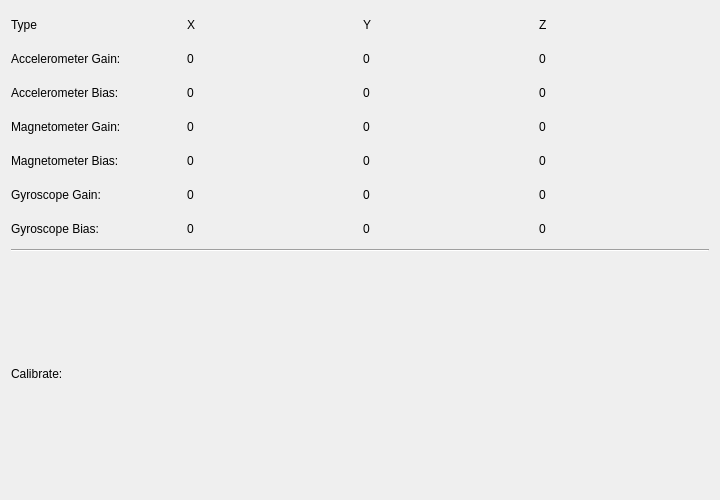
<?xml version="1.0" encoding="UTF-8"?>
<ui version="4.0">
 <class>widget_calibrate</class>
 <widget class="QWidget" name="widget_calibrate">
  <property name="windowModality">
   <enum>Qt::NonModal</enum>
  </property>
  <property name="geometry">
   <rect>
    <x>0</x>
    <y>0</y>
    <width>720</width>
    <height>500</height>
   </rect>
  </property>
  <property name="windowTitle">
   <string>Advanced Functions</string>
  </property>
  <layout class="QVBoxLayout" name="verticalLayout_2">
   <item>
    <layout class="QVBoxLayout" name="vlayout">
     <item>
      <layout class="QGridLayout" name="gridLayout">
       <item row="1" column="0">
        <widget class="QLabel" name="label">
         <property name="text">
          <string>Accelerometer Gain:</string>
         </property>
        </widget>
       </item>
       <item row="2" column="0">
        <widget class="QLabel" name="label_2">
         <property name="text">
          <string>Accelerometer Bias:</string>
         </property>
        </widget>
       </item>
       <item row="3" column="0">
        <widget class="QLabel" name="label_3">
         <property name="text">
          <string>Magnetometer Gain:    </string>
         </property>
        </widget>
       </item>
       <item row="4" column="0">
        <widget class="QLabel" name="label_4">
         <property name="text">
          <string>Magnetometer Bias:</string>
         </property>
        </widget>
       </item>
       <item row="5" column="0">
        <widget class="QLabel" name="label_5">
         <property name="text">
          <string>Gyroscope Gain:</string>
         </property>
        </widget>
       </item>
       <item row="6" column="0">
        <widget class="QLabel" name="label_6">
         <property name="text">
          <string>Gyroscope Bias:</string>
         </property>
        </widget>
       </item>
       <item row="1" column="1">
        <widget class="QLabel" name="label_acc_gain_x">
         <property name="text">
          <string>0</string>
         </property>
        </widget>
       </item>
       <item row="1" column="2">
        <widget class="QLabel" name="label_acc_gain_y">
         <property name="text">
          <string>0</string>
         </property>
        </widget>
       </item>
       <item row="1" column="3">
        <widget class="QLabel" name="label_acc_gain_z">
         <property name="text">
          <string>0</string>
         </property>
        </widget>
       </item>
       <item row="2" column="1">
        <widget class="QLabel" name="label_acc_bias_x">
         <property name="text">
          <string>0</string>
         </property>
        </widget>
       </item>
       <item row="2" column="2">
        <widget class="QLabel" name="label_acc_bias_y">
         <property name="text">
          <string>0</string>
         </property>
        </widget>
       </item>
       <item row="2" column="3">
        <widget class="QLabel" name="label_acc_bias_z">
         <property name="text">
          <string>0</string>
         </property>
        </widget>
       </item>
       <item row="3" column="1">
        <widget class="QLabel" name="label_mag_gain_x">
         <property name="text">
          <string>0</string>
         </property>
        </widget>
       </item>
       <item row="3" column="2">
        <widget class="QLabel" name="label_mag_gain_y">
         <property name="text">
          <string>0</string>
         </property>
        </widget>
       </item>
       <item row="3" column="3">
        <widget class="QLabel" name="label_mag_gain_z">
         <property name="text">
          <string>0</string>
         </property>
        </widget>
       </item>
       <item row="4" column="1">
        <widget class="QLabel" name="label_mag_bias_x">
         <property name="text">
          <string>0</string>
         </property>
        </widget>
       </item>
       <item row="4" column="2">
        <widget class="QLabel" name="label_mag_bias_y">
         <property name="text">
          <string>0</string>
         </property>
        </widget>
       </item>
       <item row="4" column="3">
        <widget class="QLabel" name="label_mag_bias_z">
         <property name="text">
          <string>0</string>
         </property>
        </widget>
       </item>
       <item row="5" column="1">
        <widget class="QLabel" name="label_gyr_gain_x">
         <property name="text">
          <string>0</string>
         </property>
        </widget>
       </item>
       <item row="5" column="2">
        <widget class="QLabel" name="label_gyr_gain_y">
         <property name="text">
          <string>0</string>
         </property>
        </widget>
       </item>
       <item row="5" column="3">
        <widget class="QLabel" name="label_gyr_gain_z">
         <property name="text">
          <string>0</string>
         </property>
        </widget>
       </item>
       <item row="6" column="1">
        <widget class="QLabel" name="label_gyr_bias_x">
         <property name="text">
          <string>0</string>
         </property>
        </widget>
       </item>
       <item row="6" column="2">
        <widget class="QLabel" name="label_gyr_bias_y">
         <property name="text">
          <string>0</string>
         </property>
        </widget>
       </item>
       <item row="6" column="3">
        <widget class="QLabel" name="label_gyr_bias_z">
         <property name="text">
          <string>0</string>
         </property>
        </widget>
       </item>
       <item row="0" column="0">
        <widget class="QLabel" name="label_7">
         <property name="text">
          <string>Type</string>
         </property>
        </widget>
       </item>
       <item row="0" column="1">
        <widget class="QLabel" name="label_8">
         <property name="text">
          <string>X</string>
         </property>
        </widget>
       </item>
       <item row="0" column="2">
        <widget class="QLabel" name="label_9">
         <property name="text">
          <string>Y</string>
         </property>
        </widget>
       </item>
       <item row="0" column="3">
        <widget class="QLabel" name="label_25">
         <property name="text">
          <string>Z</string>
         </property>
        </widget>
       </item>
      </layout>
     </item>
     <item>
      <widget class="Line" name="line">
       <property name="orientation">
        <enum>Qt::Horizontal</enum>
       </property>
      </widget>
     </item>
     <item>
      <widget class="QLabel" name="label_10">
       <property name="text">
        <string>Calibrate:</string>
       </property>
       <property name="textFormat">
        <enum>Qt::AutoText</enum>
       </property>
       <property name="wordWrap">
        <bool>false</bool>
       </property>
      </widget>
     </item>
    </layout>
   </item>
  </layout>
 </widget>
 <resources/>
 <connections/>
</ui>
